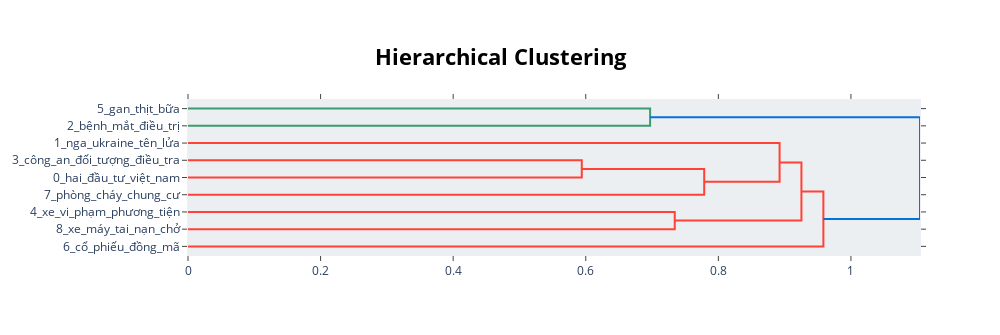

The notebook cell saved with this chart:
### Markdown cell above
### Visualize Topic Hierarchy

### Code cell
# hierarchical: phân cấp
topic_model.visualize_hierarchy()

### Figure 1 — Plotly figure (JSON) as saved in the notebook; plotly's stock layout.template omitted (floating-point values rounded to 4 significant figures)
{"data": [{"hoverinfo": "text", "marker": {"color": "rgb(61,153,112)"}, "mode": "lines", "type": "scatter", "x": [0, 0.6971, 0.6971, 0], "xaxis": "x", "y": [-5, -5, -15, -15], "yaxis": "y"}, {"hoverinfo": "text", "marker": {"color": "rgb(255,65,54)"}, "mode": "lines", "type": "scatter", "x": [0, 0.594, 0.594, 0], "xaxis": "x", "y": [-35, -35, -45, -45], "yaxis": "y"}, {"hoverinfo": "text", "marker": {"color": "rgb(255,65,54)"}, "mode": "lines", "type": "scatter", "x": [0.594, 0.7787, 0.7787, 0], "xaxis": "x", "y": [-40, -40, -55, -55], "yaxis": "y"}, {"hoverinfo": "text", "marker": {"color": "rgb(255,65,54)"}, "mode": "lines", "type": "scatter", "x": [0, 0.8924, 0.8924, 0.7787], "xaxis": "x", "y": [-25, -25, -47.5, -47.5], "yaxis": "y"}, {"hoverinfo": "text", "marker": {"color": "rgb(255,65,54)"}, "mode": "lines", "type": "scatter", "x": [0, 0.7342, 0.7342, 0], "xaxis": "x", "y": [-65, -65, -75, -75], "yaxis": "y"}, {"hoverinfo": "text", "marker": {"color": "rgb(255,65,54)"}, "mode": "lines", "type": "scatter", "x": [0.8924, 0.9253, 0.9253, 0.7342], "xaxis": "x", "y": [-36.25, -36.25, -70, -70], "yaxis": "y"}, {"hoverinfo": "text", "marker": {"color": "rgb(255,65,54)"}, "mode": "lines", "type": "scatter", "x": [0.9253, 0.9584, 0.9584, 0], "xaxis": "x", "y": [-53.12, -53.12, -85, -85], "yaxis": "y"}, {"hoverinfo": "text", "marker": {"color": "rgb(0,116,217)"}, "mode": "lines", "type": "scatter", "x": [0.6971, 1.104, 1.104, 0.9584], "xaxis": "x", "y": [-10, -10, -69.06, -69.06], "yaxis": "y"}], "layout": {"autosize": false, "height": 335, "hoverlabel": {"bgcolor": "white", "font": {"family": "Rockwell", "size": 16}}, "hovermode": "closest", "plot_bgcolor": "#ECEFF1", "showlegend": false, "title": {"font": {"color": "Black", "size": 22}, "text": "<b>Hierarchical Clustering</b>", "x": 0.5, "xanchor": "center", "yanchor": "top"}, "width": 1000, "xaxis": {"mirror": "allticks", "rangemode": "tozero", "showgrid": false, "showline": true, "showticklabels": true, "ticks": "outside", "type": "linear", "zeroline": false}, "yaxis": {"mirror": "allticks", "range": [-90, 0], "rangemode": "tozero", "showgrid": false, "showline": true, "showticklabels": true, "tickmode": "array", "ticks": "outside", "ticktext": ["5_gan_thịt_bữa", "2_bệnh_mắt_điều_trị", "1_nga_ukraine_tên_lửa", "3_công_an_đối_tượng_điều_tra", "0_hai_đầu_tư_việt_nam", "7_phòng_cháy_chung_cư", "4_xe_vi_phạm_phương_tiện", "8_xe_máy_tai_nạn_chở", "6_cổ_phiếu_đồng_mã"], "tickvals": [-5, -15, -25, -35, -45, -55, -65, -75, -85], "type": "linear", "zeroline": false}}}
